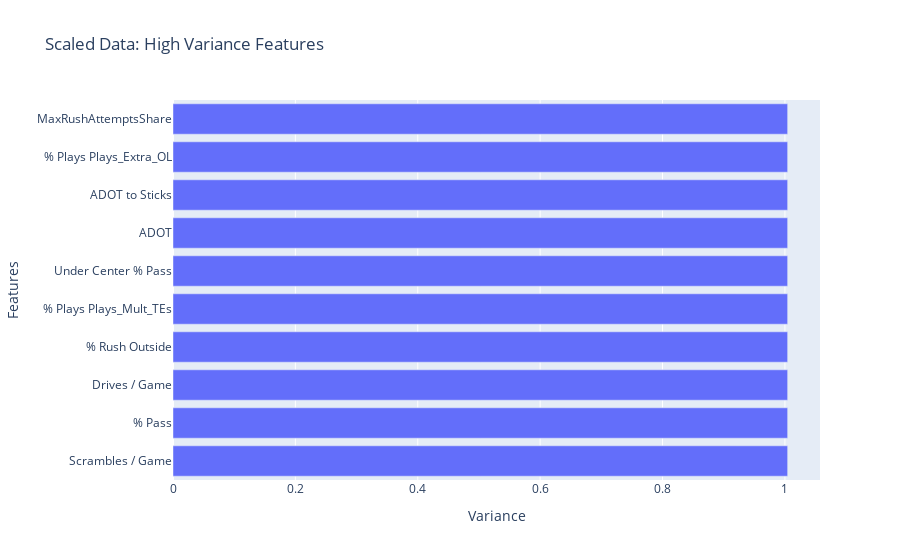

Notebook cell for this chart:
### Code cell
''' Variance of Scaled / Transformed Data '''

# Calculate variance, get 10 largest features
top_ten_variance = scaled_data_df.var().sort_values().tail(10)

# Create horizontal bar chart of `top_ten_var`
fig = px.bar(
    x=top_ten_variance,
    y=top_ten_variance.index,
    title="Scaled Data: High Variance Features"
)
fig.update_layout(xaxis_title="Variance", yaxis_title="Features")
fig.show()

### Figure 1 — Plotly figure (JSON) as saved in the notebook; plotly's stock layout.template omitted (floating-point values rounded to 4 significant figures)
{"data": [{"hovertemplate": "x=%{x}<br>y=%{y}<extra></extra>", "legendgroup": "", "marker": {"color": "#636efa", "pattern": {"shape": ""}}, "name": "", "orientation": "h", "showlegend": false, "textposition": "auto", "type": "bar", "x": [1.004, 1.004, 1.004, 1.004, 1.004, 1.004, 1.004, 1.004, 1.004, 1.004], "xaxis": "x", "y": ["Scrambles / Game", "% Pass", "Drives / Game", "% Rush Outside", "% Plays Plays_Mult_TEs", "Under Center % Pass", "ADOT", "ADOT to Sticks", "% Plays Plays_Extra_OL", "MaxRushAttemptsShare"], "yaxis": "y"}], "layout": {"barmode": "relative", "legend": {"tracegroupgap": 0}, "title": {"text": "Scaled Data: High Variance Features"}, "xaxis": {"anchor": "y", "domain": [0, 1], "title": {"text": "Variance"}}, "yaxis": {"anchor": "x", "domain": [0, 1], "title": {"text": "Features"}}}}
